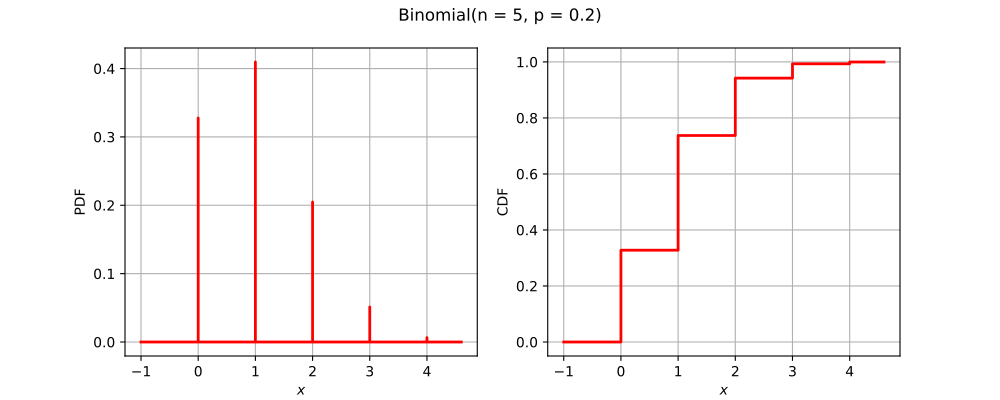

Here is the Python script that generated this plot:
import openturns as ot
from matplotlib import pyplot as plt
from openturns.viewer import View
if ot.Binomial().__class__.__name__ == 'Bernoulli':
    distribution = ot.Bernoulli(0.7)
elif ot.Binomial().__class__.__name__ == 'Binomial':
    distribution = ot.Binomial(5, 0.2)
elif ot.Binomial().__class__.__name__ == 'Hypergeometric':
    distribution = ot.Hypergeometric(10, 4, 7)
elif ot.Binomial().__class__.__name__ == 'CumulativeDistributionNetwork':
    coll = [ot.Normal(2),ot.Dirichlet([0.5, 1.0, 1.5])]
    distribution = ot.CumulativeDistributionNetwork(coll, ot.BipartiteGraph([[0,1], [0,1]]))
elif ot.Binomial().__class__.__name__ == 'Histogram':
    distribution = ot.Histogram([-1.0, 0.5, 1.0, 2.0], [0.45, 0.4, 0.15])
elif ot.Binomial().__class__.__name__ == 'KernelMixture':
    kernel = ot.Uniform()
    sample = ot.Normal().getSample(5)
    bandwith = [1.0]
    distribution = ot.KernelMixture(kernel, bandwith, sample)
elif ot.Binomial().__class__.__name__ == 'MaximumDistribution':
    coll = [ot.Uniform(2.5, 3.5), ot.LogUniform(1.0, 1.2), ot.Triangular(2.0, 3.0, 4.0)]
    distribution = ot.MaximumDistribution(coll)
elif ot.Binomial().__class__.__name__ == 'Multinomial':
    distribution = ot.Multinomial(5, [0.2])
elif ot.Binomial().__class__.__name__ == 'RandomMixture':
    coll = [ot.Triangular(0.0, 1.0, 5.0), ot.Uniform(-2.0, 2.0)]
    weights = [0.8, 0.2]
    cst = 3.0
    distribution = ot.RandomMixture(coll, weights, cst)
elif ot.Binomial().__class__.__name__ == 'TruncatedDistribution':
    distribution = ot.TruncatedDistribution(ot.Normal(2.0, 1.5), 1.0, 4.0)
elif ot.Binomial().__class__.__name__ == 'UserDefined':
    distribution = ot.UserDefined([[0.0], [1.0], [2.0]], [0.2, 0.7, 0.1])
elif ot.Binomial().__class__.__name__ == 'ZipfMandelbrot':
    distribution = ot.ZipfMandelbrot(10, 2.5, 0.3)
else:
    distribution = ot.Binomial()
dimension = distribution.getDimension()
title = str(distribution)[:100].split('\n')[0]
if dimension == 1:
    distribution.setDescription(['$x$'])
    pdf_graph = distribution.drawPDF()
    cdf_graph = distribution.drawCDF()
    fig = plt.figure(figsize=(10, 4))
    pdf_axis = fig.add_subplot(121)
    cdf_axis = fig.add_subplot(122)
    View(pdf_graph, figure=fig, axes=[pdf_axis], add_legend=False)
    View(cdf_graph, figure=fig, axes=[cdf_axis], add_legend=False)
    fig.suptitle(title)
elif dimension == 2:
    distribution.setDescription(['$x_1$', '$x_2$'])
    pdf_graph = distribution.drawPDF()
    pdf_graph.setTitle(title)
    fig = plt.figure(figsize=(10, 5))
    pdf_axis = fig.add_subplot(111)
    View(pdf_graph, figure=fig, axes=[pdf_axis], add_legend=False, square_axes=False)
